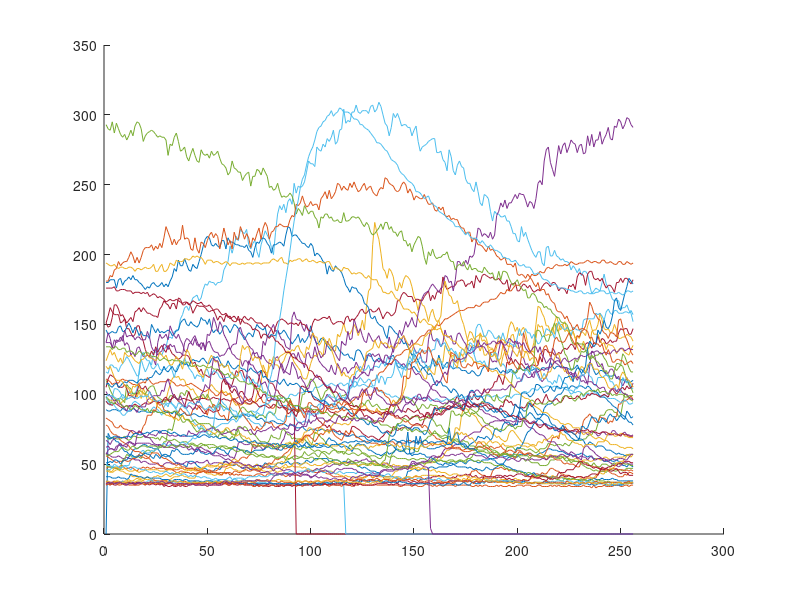
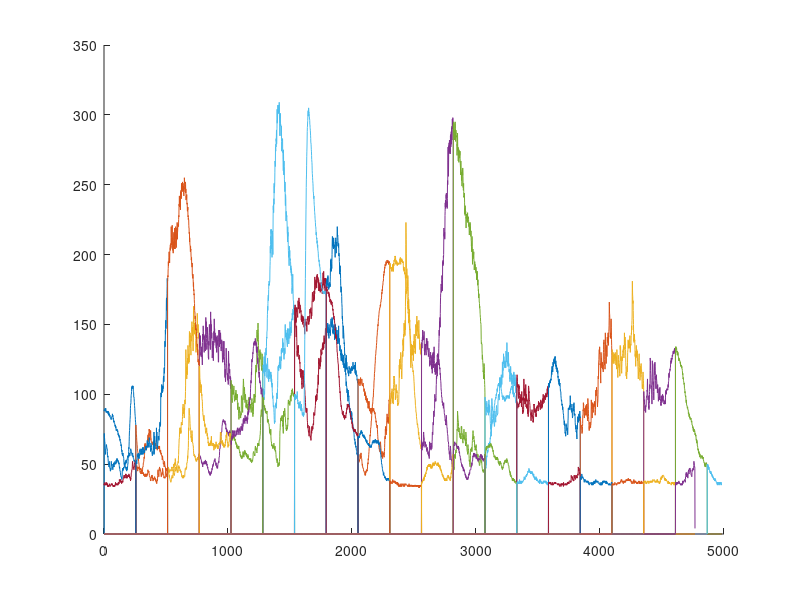
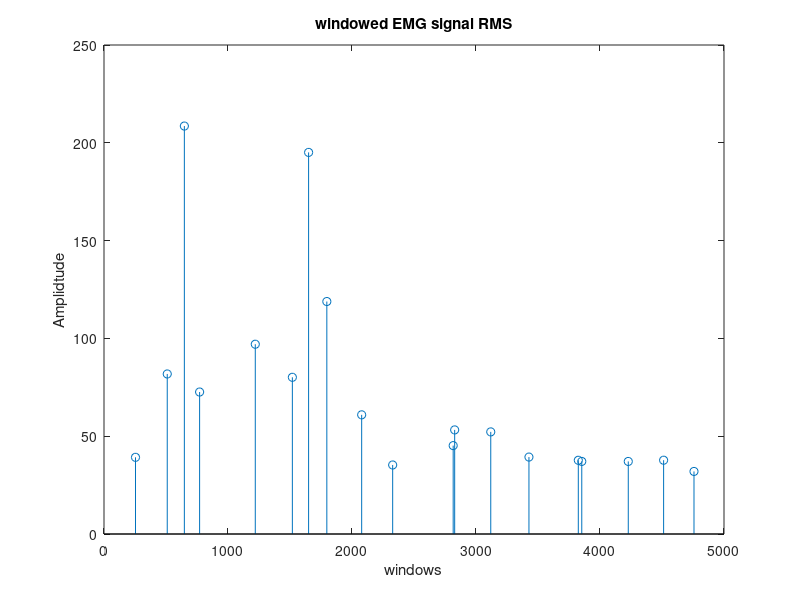
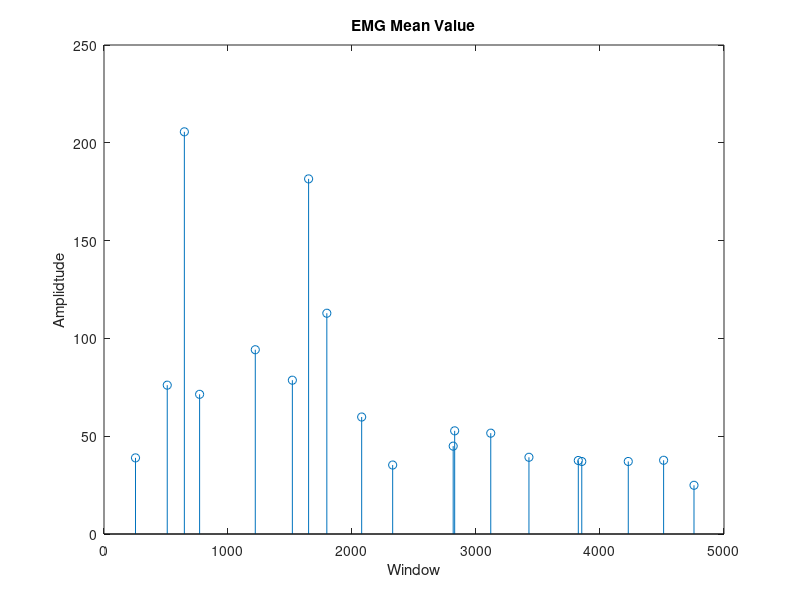

Write MATLAB code to recreate these figures, in order.

% for i=1:length(Tempo)
%     stringa_iniziale= string(Tempo(i));
%     ore=double(extractBefore(stringa_iniziale,':'))*3600*1000;
%     b=extractAfter(stringa_iniziale,':');
%     minuti=double(extractBefore(b,':'))*60*1000;
%     c=extractAfter(b,':');
%     secondi=double(extractBefore(c,'.'))*1000;
%     millesimi=double(extractAfter(c,'.'));
%     val_tot(i)=ore+minuti+secondi+millesimi;
%     val_tot(i)=val_tot(i)-val_tot(1);
%     i
% end
clear all
close all
load('Protocollo_Data.mat')

div1=3420;
div2=8400;

div_w=256;

sig1=Ampiezza(1:div1);
sig2=Ampiezza(div1+1:div2);
sig3=Ampiezza(div2+1:end);
%%
wind1=zeros(1,div_w);
k=1;
z=0;
for i=1:length(sig1)
    wind1(k,i-z)=sig1(i);
    if(i==div_w*k) 
        k=k+1;
        z=i;
    end
end

figure(2)
hold on
for i=1:k
    plot(wind1(i,:))
end
hold off

wind_full1=zeros(1,length(sig1));
j=1;
for i=1:length(sig1)
    wind_full1(j,i)=sig1(i);
    if (i==div_w*j)
        j=j+1;
    end
end
figure(3)
hold on
for i=1:j
    plot(wind_full1(i,:))
end
hold off

for i=1:k                        %rms
    RMS(i)=rms(wind1(i,:));
    t_max=find(wind_full1(i,:)==max(wind_full1(i,:)));
    window(i)=t_max(end);
end
figure(4)
stem(window,RMS)
title('windowed EMG signal RMS')
xlabel('windows')
ylabel('Amplidtude')

   
mean_full=mean(sig1)
for k=1:length(window)                  %media
  mv(k)=mean(wind1(k,:));
end
 figure(5)
 stem(window,mv)
title('EMG Mean Value')
xlabel('Window')
ylabel('Amplidtude')

for k=1:length(window)                  %deviazione standard
  deviation(k)=std(wind1(k,:));
end
 figure(6)
 stem(window,deviation)
 title('EMG Standard deviation')
xlabel('Window')
ylabel('Amplidtude')

 for k=1:length(window)                 %IAV            
    IAV(k)=sum(abs(wind1(k,:)))/div_w;
end

figure(7)
stem(window,IAV);
title('EMG IAV')
xlabel('Window')
ylabel('Amplidtude')


thre_mean=40;
for i=1:k                        % full signal with rms thresh
    if (mv(i)<thre_mean)
        wind_full1(i,:)= 0;
    end         
end
figure(8)
hold on
for i=1:k
    plot(wind_full1(i,:))
end
hold off
title('EMG with Mean=40 Threshold')

%%


close all
wind2=zeros(1,div_w);
k=1;
z=0;
for i=1:length(sig2)
    wind2(k,i-z)=sig2(i);
    if(i==div_w*k) 
        k=k+1;
        z=i;
    end
end

figure(2)
hold on
for i=1:k
    plot(wind2(i,:))
end
hold off

wind_full2=zeros(1,length(sig2));
j=1;
for i=1:length(sig2)
    wind_full2(j,i)=sig2(i);
    if (i==div_w*j)
        j=j+1;
    end
end
figure(3)
hold on
for i=1:j
    plot(wind_full2(i,:))
end
hold off

for i=1:k                        %rms
    RMS(i)=rms(wind2(i,:));
    t_max=find(wind_full2(i,:)==max(wind_full2(i,:)));
    window(i)=t_max(end);
end
figure(4)
stem(window,RMS)
title('windowed EMG signal RMS')
xlabel('windows')
ylabel('Amplidtude')


    
mean_full=mean(sig2)
for k=1:length(window)                  %media
  mv(k)=mean(wind2(k,:));
end
 figure(5)
 stem(window,mv)
title('EMG Mean Value')
xlabel('Window')
ylabel('Amplidtude')

for k=1:length(window)                  %deviazione standard
  deviation(k)=std(wind2(k,:));
end
 figure(6)
 stem(window,deviation)
 title('EMG Standard deviation')
xlabel('Window')
ylabel('Amplidtude')

 for k=1:length(window)                 %IAV            
    IAV(k)=sum(abs(wind2(k,:)))/div_w;
end

figure(7)
stem(window,IAV);
title('EMG IAV')
xlabel('Window')
ylabel('Amplidtude')


thre_mean=40;
for i=1:k                        % full signal with mean thresh
    if (mv(i)<thre_mean)
        wind_full2(i,:)= 0;
    end         
end
figure(8)
hold on
for i=1:k
    plot(wind_full2(i,:))
end
hold off
title('EMG with Mean=40 Threshold')

%%


close all
wind3=zeros(1,div_w);
k=1;
z=0;
for i=1:length(sig3)
    wind3(k,i-z)=sig3(i);
    if(i==div_w*k) 
        k=k+1;
        z=i;
    end
end

figure(2)
hold on
for i=1:k
    plot(wind3(i,:))
end
hold off

wind_full3=zeros(1,length(sig3));
j=1;
for i=1:length(sig3)
    wind_full3(j,i)=sig3(i);
    if (i==div_w*j)
        j=j+1;
    end
end
figure(3)
hold on
for i=1:j
    plot(wind_full3(i,:))
end
hold off

window=zeros(1,k);
RMS=zeros(1,k);
for i=1:k                        %rms
    RMS(i)=rms(wind3(i,:));
    t_max=find(wind_full3(i,:)==max(wind_full3(i,:)));
    window(i)=t_max(end);
end
figure(4)
stem(window,RMS)
title('windowed EMG signal RMS')
xlabel('windows')
ylabel('Amplidtude')


mv=zeros(1,k);   
mean_full=mean(sig3)
for k=1:length(window)                  %media
  mv(k)=mean(wind3(k,:));
end
 figure(5)
 stem(window,mv)
title('EMG Mean Value')
xlabel('Window')
ylabel('Amplidtude')

deviation=zeros(1,k);
for k=1:length(window)                  %deviazione standard
  deviation(k)=std(wind3(k,:));
end
 figure(6)
 stem(window,deviation)
 title('EMG Standard deviation')
xlabel('Window')
ylabel('Amplidtude')

IAV=zeros(1,k);
 for k=1:length(window)                 %IAV            
    IAV(k)=sum(abs(wind3(k,:)))/div_w;
end

figure(7)
stem(window,IAV);
title('EMG IAV')
xlabel('Window')
ylabel('Amplidtude')

thre_mean=40;
for i=1:k                        % full signal with mean thresh
    if (mv(i)<thre_mean)
        wind_full3(i,:)= 0;
    end         
end
figure(8)
hold on
for i=1:k
    plot(wind_full3(i,:))
end
hold off
title('EMG with Mean=40 Threshold')
